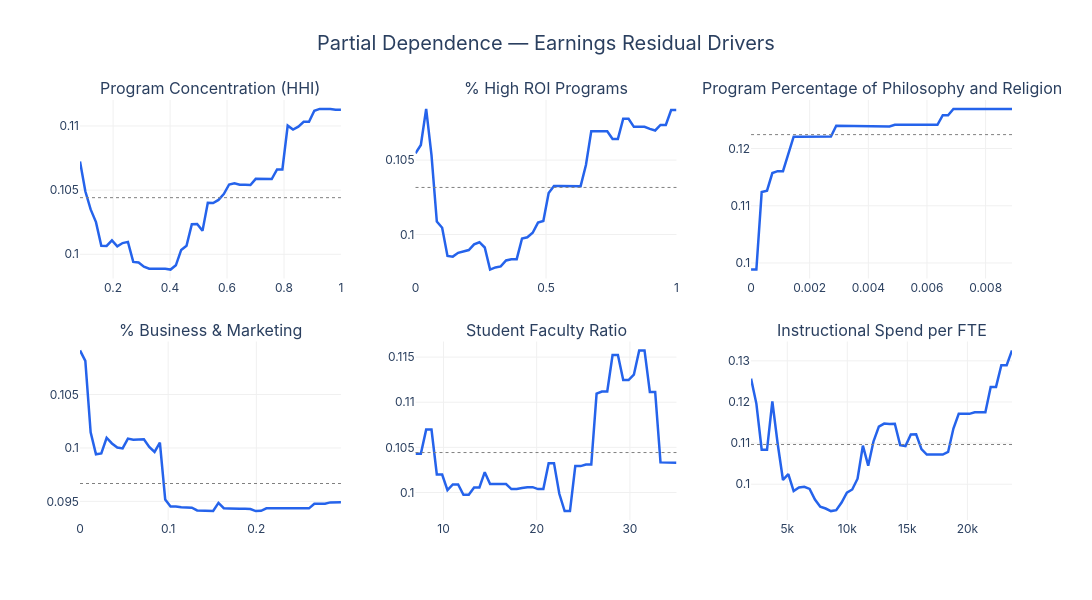

The cell this chart's notebook holds for it:
### Code cell
import plotly.express as px
import plotly.graph_objects as go
from plotly.subplots import make_subplots
from sklearn.inspection import partial_dependence

def get_pd_data(model, X, feature, percentiles=(0.05, 0.95), grid_resolution=50):
    pd_result = partial_dependence(
        model,
        X,
        features=[feature],
        percentiles=percentiles,
        grid_resolution=grid_resolution,
        kind="average"
    )
    return pd_result["grid_values"][0], pd_result["average"][0]

# features to plot
features_to_plot = {
    "program_hhi":                          "Program Concentration (HHI)",
    "pct_high_roi":                         "% High ROI Programs",
    "program_percentage_philosophy_religious":"Program Percentage of Philosophy and Religion",
    "program_percentage_business_marketing":"% Business & Marketing",
    "student_faculty_ratio":                "Student Faculty Ratio",
    "instructional_expenditure_per_fte":    "Instructional Spend per FTE",
}

# build subplot grid
n = len(features_to_plot)
cols = 3
rows = (n + cols - 1) // cols

fig = make_subplots(
    rows=rows, cols=cols,
    subplot_titles=list(features_to_plot.values()),
    vertical_spacing=0.15,
    horizontal_spacing=0.08
)

for i, (feat, label) in enumerate(features_to_plot.items()):
    row = i // cols + 1
    col = i % cols + 1

    x_vals, y_vals = get_pd_data(
        pipe_stage2_final,
        X[stable_features],
        feat
    )

    fig.add_trace(
        go.Scatter(
            x=x_vals,
            y=y_vals,
            mode="lines",
            line=dict(color="#2563EB", width=2.5),
            showlegend=False,
            hovertemplate=f"{label}<br>Value: %{{x:.3f}}<br>Residual: %{{y:.4f}}<extra></extra>"
        ),
        row=row, col=col
    )

    # add zero line for reference
    fig.add_hline(
        y=np.mean(y_vals),
        line_dash="dot",
        line_color="gray",
        line_width=1,
        row=row, col=col
    )

fig.update_layout(
    title=dict(
        text="Partial Dependence — Earnings Residual Drivers",
        font=dict(size=20),
        x=0.5
    ),
    height=600,
    width=1100,
    plot_bgcolor="white",
    paper_bgcolor="white",
    font=dict(family="Inter, Arial", size=12),
)

fig.update_xaxes(showgrid=True, gridcolor="#f0f0f0", zeroline=False)
fig.update_yaxes(showgrid=True, gridcolor="#f0f0f0", zeroline=False)

fig.show()

# save for presentation
# fig.write_html("partial_dependence.html")
# fig.write_image("partial_dependence.png", scale=2)  # needs kaleido: pip install kaleido

### Figure 1 — Plotly figure (JSON) as saved in the notebook; plotly's stock layout.template omitted (floating-point values rounded to 4 significant figures)
{"data": [{"hovertemplate": "Program Concentration (HHI)<br>Value: %{x:.3f}<br>Residual: %{y:.4f}<extra></extra>", "line": {"color": "#2563EB", "width": 2.5}, "mode": "lines", "showlegend": false, "type": "scatter", "x": [0.08377, 0.1025, 0.1212, 0.1399, 0.1586, 0.1773, 0.196, 0.2147, 0.2334, 0.2521, 0.2708, 0.2895, 0.3081, 0.3268, 0.3455, 0.3642, 0.3829, 0.4016, 0.4203, 0.439, 0.4577, 0.4764, 0.4951, 0.5138, 0.5325, 0.5512, 0.5699, 0.5886, 0.6073, 0.626, 0.6447, 0.6634, 0.6821, 0.7008, 0.7195, 0.7382, 0.7569, 0.7756, 0.7943, 0.813, 0.8317, 0.8504, 0.8691, 0.8878, 0.9065, 0.9252, 0.9439, 0.9626, 0.9813, 1.0], "xaxis": "x", "y": [0.1072, 0.1049, 0.1035, 0.1025, 0.1007, 0.1007, 0.1011, 0.1006, 0.1009, 0.101, 0.0994, 0.09936, 0.09903, 0.09887, 0.09887, 0.09887, 0.09887, 0.09881, 0.09914, 0.1003, 0.1007, 0.1023, 0.1024, 0.1018, 0.104, 0.104, 0.1042, 0.1047, 0.1054, 0.1055, 0.1054, 0.1054, 0.1054, 0.1059, 0.1059, 0.1059, 0.1059, 0.1066, 0.1066, 0.11, 0.1097, 0.1099, 0.1103, 0.1103, 0.1112, 0.1113, 0.1113, 0.1113, 0.1113, 0.1113], "yaxis": "y"}, {"hovertemplate": "% High ROI Programs<br>Value: %{x:.3f}<br>Residual: %{y:.4f}<extra></extra>", "line": {"color": "#2563EB", "width": 2.5}, "mode": "lines", "showlegend": false, "type": "scatter", "x": [0.0, 0.02041, 0.04082, 0.06122, 0.08163, 0.102, 0.1224, 0.1429, 0.1633, 0.1837, 0.2041, 0.2245, 0.2449, 0.2653, 0.2857, 0.3061, 0.3265, 0.3469, 0.3673, 0.3878, 0.4082, 0.4286, 0.449, 0.4694, 0.4898, 0.5102, 0.5306, 0.551, 0.5714, 0.5918, 0.6122, 0.6327, 0.6531, 0.6735, 0.6939, 0.7143, 0.7347, 0.7551, 0.7755, 0.7959, 0.8163, 0.8367, 0.8571, 0.8776, 0.898, 0.9184, 0.9388, 0.9592, 0.9796, 1.0], "xaxis": "x2", "y": [0.1055, 0.106, 0.1084, 0.1053, 0.1009, 0.1005, 0.09857, 0.09852, 0.09877, 0.09885, 0.09896, 0.09934, 0.09948, 0.09913, 0.09765, 0.09779, 0.09786, 0.09826, 0.09834, 0.09834, 0.09973, 0.09981, 0.1001, 0.1008, 0.1009, 0.1028, 0.1033, 0.1033, 0.1032, 0.1032, 0.1032, 0.1032, 0.1047, 0.1069, 0.1069, 0.1069, 0.1069, 0.1064, 0.1064, 0.1078, 0.1078, 0.1072, 0.1072, 0.1072, 0.1071, 0.107, 0.1074, 0.1074, 0.1084, 0.1084], "yaxis": "y2"}, {"hovertemplate": "Program Percentage of Philosophy and Religion<br>Value: %{x:.3f}<br>Residual: %{y:.4f}<extra></extra>", "line": {"color": "#2563EB", "width": 2.5}, "mode": "lines", "showlegend": false, "type": "scatter", "x": [0.0, 0.0001816, 0.0003633, 0.0005449, 0.0007265, 0.0009082, 0.00109, 0.001271, 0.001453, 0.001635, 0.001816, 0.001998, 0.00218, 0.002361, 0.002543, 0.002724, 0.002906, 0.003088, 0.003269, 0.003451, 0.003633, 0.003814, 0.003996, 0.004178, 0.004359, 0.004541, 0.004722, 0.004904, 0.005086, 0.005267, 0.005449, 0.005631, 0.005812, 0.005994, 0.006176, 0.006357, 0.006539, 0.00672, 0.006902, 0.007084, 0.007265, 0.007447, 0.007629, 0.00781, 0.007992, 0.008173, 0.008355, 0.008537, 0.008718, 0.0089], "xaxis": "x3", "y": [0.09885, 0.09885, 0.1124, 0.1126, 0.1157, 0.116, 0.116, 0.1191, 0.1221, 0.1221, 0.1221, 0.1221, 0.1221, 0.1221, 0.1221, 0.1221, 0.124, 0.124, 0.1239, 0.1239, 0.124, 0.124, 0.124, 0.124, 0.1239, 0.1239, 0.1239, 0.1241, 0.1241, 0.1241, 0.1241, 0.1241, 0.1241, 0.1241, 0.1241, 0.1242, 0.1258, 0.1258, 0.1269, 0.1269, 0.1269, 0.1269, 0.1269, 0.1269, 0.1269, 0.1269, 0.1269, 0.1269, 0.1269, 0.1269], "yaxis": "y3"}, {"hovertemplate": "% Business & Marketing<br>Value: %{x:.3f}<br>Residual: %{y:.4f}<extra></extra>", "line": {"color": "#2563EB", "width": 2.5}, "mode": "lines", "showlegend": false, "type": "scatter", "x": [0.0, 0.00604, 0.01208, 0.01812, 0.02416, 0.0302, 0.03624, 0.04228, 0.04832, 0.05436, 0.0604, 0.06644, 0.07248, 0.07852, 0.08456, 0.0906, 0.09664, 0.1027, 0.1087, 0.1148, 0.1208, 0.1268, 0.1329, 0.1389, 0.145, 0.151, 0.157, 0.1631, 0.1691, 0.1752, 0.1812, 0.1872, 0.1933, 0.1993, 0.2054, 0.2114, 0.2174, 0.2235, 0.2295, 0.2356, 0.2416, 0.2476, 0.2537, 0.2597, 0.2657, 0.2718, 0.2778, 0.2839, 0.2899, 0.2959], "xaxis": "x4", "y": [0.1091, 0.1082, 0.1015, 0.09941, 0.09948, 0.101, 0.1004, 0.1, 0.09995, 0.1009, 0.1008, 0.1008, 0.1008, 0.1001, 0.09963, 0.1005, 0.09518, 0.09452, 0.09452, 0.09445, 0.0944, 0.0944, 0.09415, 0.09414, 0.09409, 0.0941, 0.09486, 0.09436, 0.09434, 0.0943, 0.0943, 0.0943, 0.09428, 0.09409, 0.09411, 0.09434, 0.09434, 0.09434, 0.09434, 0.09434, 0.09434, 0.09434, 0.09434, 0.09434, 0.09478, 0.09478, 0.09478, 0.0949, 0.0949, 0.0949], "yaxis": "y4"}, {"hovertemplate": "Student Faculty Ratio<br>Value: %{x:.3f}<br>Residual: %{y:.4f}<extra></extra>", "line": {"color": "#2563EB", "width": 2.5}, "mode": "lines", "showlegend": false, "type": "scatter", "x": [7.0, 7.571, 8.143, 8.714, 9.286, 9.857, 10.43, 11.0, 11.57, 12.14, 12.71, 13.29, 13.86, 14.43, 15.0, 15.57, 16.14, 16.71, 17.29, 17.86, 18.43, 19.0, 19.57, 20.14, 20.71, 21.29, 21.86, 22.43, 23.0, 23.57, 24.14, 24.71, 25.29, 25.86, 26.43, 27.0, 27.57, 28.14, 28.71, 29.29, 29.86, 30.43, 31.0, 31.57, 32.14, 32.71, 33.29, 33.86, 34.43, 35.0], "xaxis": "x5", "y": [0.1043, 0.1043, 0.107, 0.107, 0.102, 0.102, 0.1003, 0.1009, 0.1009, 0.09974, 0.09974, 0.1005, 0.1005, 0.1022, 0.1009, 0.1009, 0.1009, 0.1009, 0.1004, 0.1004, 0.1005, 0.1006, 0.1006, 0.1004, 0.1004, 0.1032, 0.1032, 0.09985, 0.09794, 0.09794, 0.1029, 0.1029, 0.1031, 0.1031, 0.1109, 0.1112, 0.1112, 0.1152, 0.1152, 0.1125, 0.1125, 0.1131, 0.1157, 0.1157, 0.1111, 0.1111, 0.1033, 0.1033, 0.1033, 0.1033], "yaxis": "y5"}, {"hovertemplate": "Instructional Spend per FTE<br>Value: %{x:.3f}<br>Residual: %{y:.4f}<extra></extra>", "line": {"color": "#2563EB", "width": 2.5}, "mode": "lines", "showlegend": false, "type": "scatter", "x": [1983.0, 2426.0, 2870.0, 3313.0, 3757.0, 4200.0, 4644.0, 5088.0, 5531.0, 5975.0, 6418.0, 6862.0, 7305.0, 7749.0, 8192.0, 8636.0, 9079.0, 9523.0, 9966.0, 10410.0, 10850.0, 11300.0, 11740.0, 12180.0, 12630.0, 13070.0, 13510.0, 13960.0, 14400.0, 14850.0, 15290.0, 15730.0, 16180.0, 16620.0, 17060.0, 17510.0, 17950.0, 18390.0, 18840.0, 19280.0, 19720.0, 20170.0, 20610.0, 21050.0, 21500.0, 21940.0, 22390.0, 22830.0, 23270.0, 23720.0], "xaxis": "x6", "y": [0.1257, 0.1196, 0.1084, 0.1084, 0.1202, 0.1098, 0.101, 0.1024, 0.09833, 0.0992, 0.09938, 0.09886, 0.09628, 0.09452, 0.09409, 0.09346, 0.09367, 0.09553, 0.09793, 0.09872, 0.1013, 0.1094, 0.1045, 0.1104, 0.114, 0.1147, 0.1146, 0.1147, 0.1095, 0.1093, 0.1121, 0.1121, 0.1085, 0.1072, 0.1072, 0.1072, 0.1072, 0.1078, 0.1135, 0.1171, 0.1171, 0.1171, 0.1175, 0.1175, 0.1175, 0.1237, 0.1237, 0.1289, 0.1289, 0.1325], "yaxis": "y6"}], "layout": {"annotations": [{"font": {"size": 16}, "showarrow": false, "text": "Program Concentration (HHI)", "x": 0.14, "xanchor": "center", "xref": "paper", "y": 1, "yanchor": "bottom", "yref": "paper"}, {"font": {"size": 16}, "showarrow": false, "text": "% High ROI Programs", "x": 0.5, "xanchor": "center", "xref": "paper", "y": 1, "yanchor": "bottom", "yref": "paper"}, {"font": {"size": 16}, "showarrow": false, "text": "Program Percentage of Philosophy and Religion", "x": 0.86, "xanchor": "center", "xref": "paper", "y": 1, "yanchor": "bottom", "yref": "paper"}, {"font": {"size": 16}, "showarrow": false, "text": "% Business & Marketing", "x": 0.14, "xanchor": "center", "xref": "paper", "y": 0.425, "yanchor": "bottom", "yref": "paper"}, {"font": {"size": 16}, "showarrow": false, "text": "Student Faculty Ratio", "x": 0.5, "xanchor": "center", "xref": "paper", "y": 0.425, "yanchor": "bottom", "yref": "paper"}, {"font": {"size": 16}, "showarrow": false, "text": "Instructional Spend per FTE", "x": 0.86, "xanchor": "center", "xref": "paper", "y": 0.425, "yanchor": "bottom", "yref": "paper"}], "font": {"family": "Inter, Arial", "size": 12}, "height": 600, "paper_bgcolor": "white", "plot_bgcolor": "white", "shapes": [{"line": {"color": "gray", "dash": "dot", "width": 1}, "type": "line", "x0": 0, "x1": 1, "xref": "x domain", "y0": 0.1044, "y1": 0.1044, "yref": "y"}, {"line": {"color": "gray", "dash": "dot", "width": 1}, "type": "line", "x0": 0, "x1": 1, "xref": "x2 domain", "y0": 0.1032, "y1": 0.1032, "yref": "y2"}, {"line": {"color": "gray", "dash": "dot", "width": 1}, "type": "line", "x0": 0, "x1": 1, "xref": "x3 domain", "y0": 0.1224, "y1": 0.1224, "yref": "y3"}, {"line": {"color": "gray", "dash": "dot", "width": 1}, "type": "line", "x0": 0, "x1": 1, "xref": "x4 domain", "y0": 0.09667, "y1": 0.09667, "yref": "y4"}, {"line": {"color": "gray", "dash": "dot", "width": 1}, "type": "line", "x0": 0, "x1": 1, "xref": "x5 domain", "y0": 0.1044, "y1": 0.1044, "yref": "y5"}, {"line": {"color": "gray", "dash": "dot", "width": 1}, "type": "line", "x0": 0, "x1": 1, "xref": "x6 domain", "y0": 0.1096, "y1": 0.1096, "yref": "y6"}], "title": {"font": {"size": 20}, "text": "Partial Dependence — Earnings Residual Drivers", "x": 0.5}, "width": 1100, "xaxis": {"anchor": "y", "domain": [0, 0.28], "gridcolor": "#f0f0f0", "showgrid": true, "zeroline": false}, "xaxis2": {"anchor": "y2", "domain": [0.36, 0.64], "gridcolor": "#f0f0f0", "showgrid": true, "zeroline": false}, "xaxis3": {"anchor": "y3", "domain": [0.72, 1], "gridcolor": "#f0f0f0", "showgrid": true, "zeroline": false}, "xaxis4": {"anchor": "y4", "domain": [0, 0.28], "gridcolor": "#f0f0f0", "showgrid": true, "zeroline": false}, "xaxis5": {"anchor": "y5", "domain": [0.36, 0.64], "gridcolor": "#f0f0f0", "showgrid": true, "zeroline": false}, "xaxis6": {"anchor": "y6", "domain": [0.72, 1], "gridcolor": "#f0f0f0", "showgrid": true, "zeroline": false}, "yaxis": {"anchor": "x", "domain": [0.575, 1], "gridcolor": "#f0f0f0", "showgrid": true, "zeroline": false}, "yaxis2": {"anchor": "x2", "domain": [0.575, 1], "gridcolor": "#f0f0f0", "showgrid": true, "zeroline": false}, "yaxis3": {"anchor": "x3", "domain": [0.575, 1], "gridcolor": "#f0f0f0", "showgrid": true, "zeroline": false}, "yaxis4": {"anchor": "x4", "domain": [0, 0.425], "gridcolor": "#f0f0f0", "showgrid": true, "zeroline": false}, "yaxis5": {"anchor": "x5", "domain": [0, 0.425], "gridcolor": "#f0f0f0", "showgrid": true, "zeroline": false}, "yaxis6": {"anchor": "x6", "domain": [0, 0.425], "gridcolor": "#f0f0f0", "showgrid": true, "zeroline": false}}}
